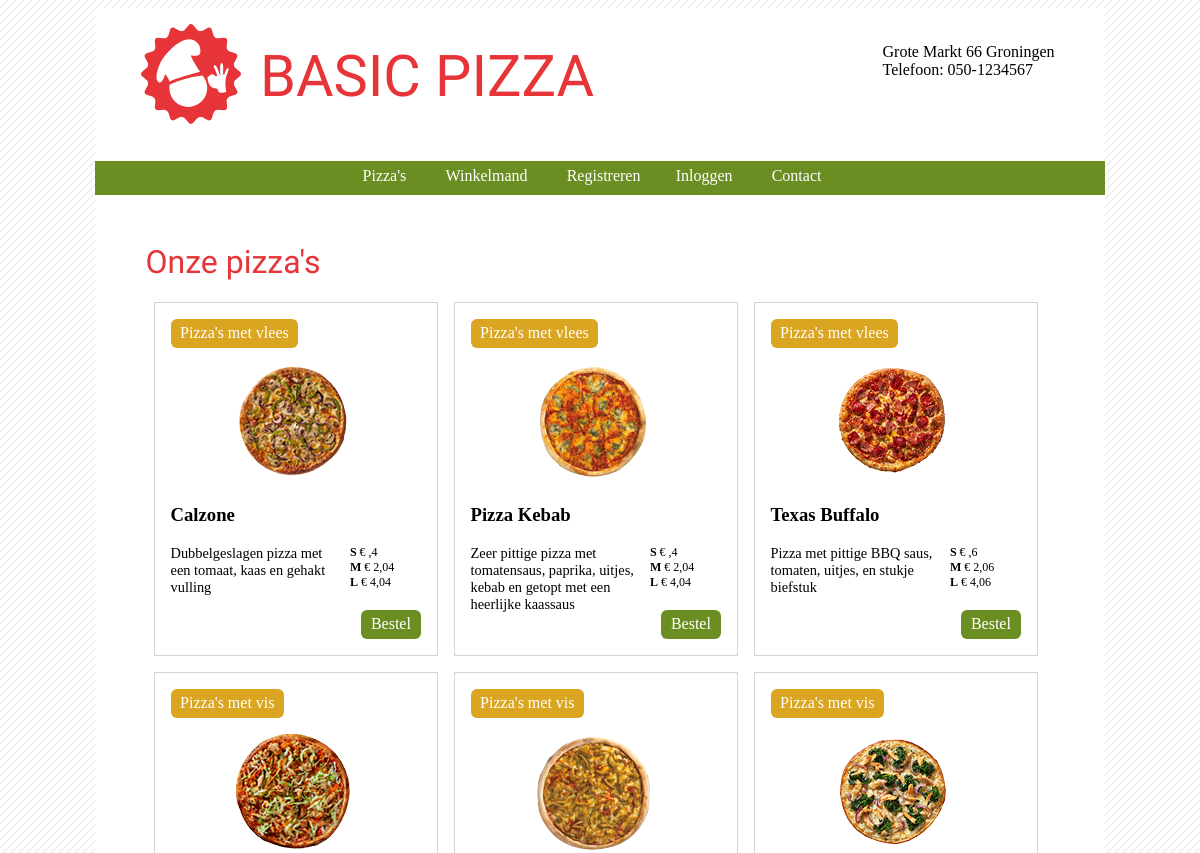
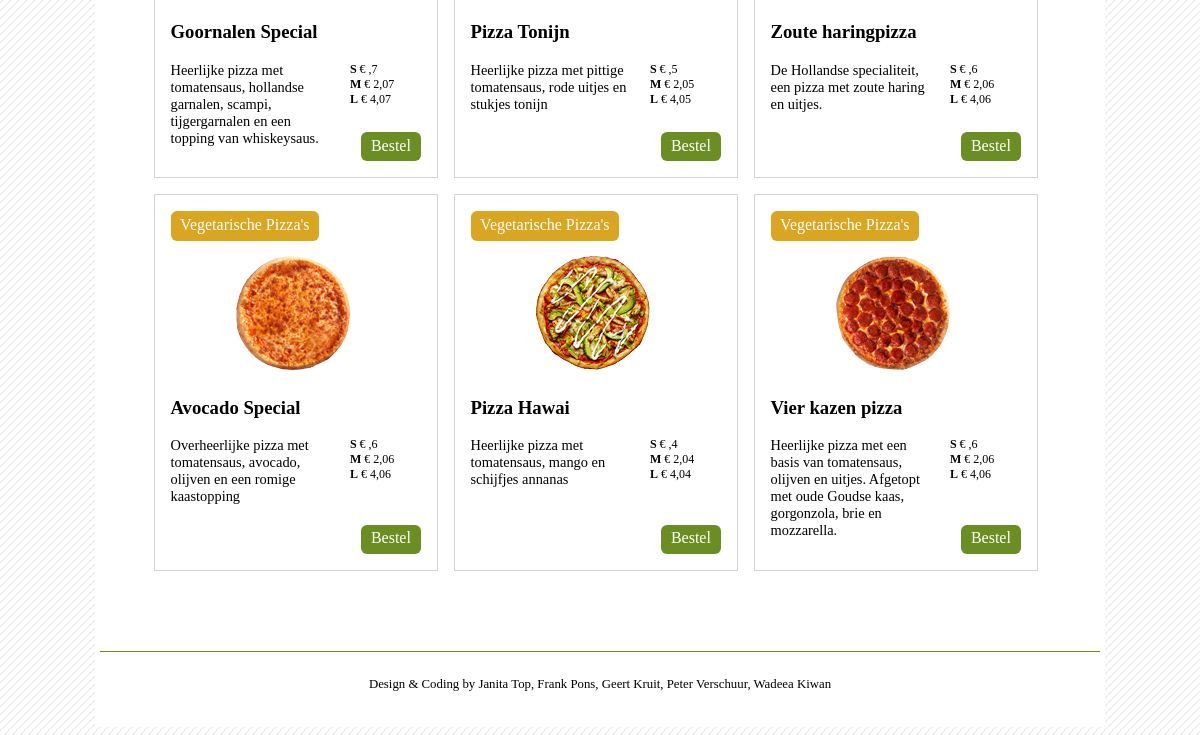
Before: / with the older database file (2 pictures, top to bottom).
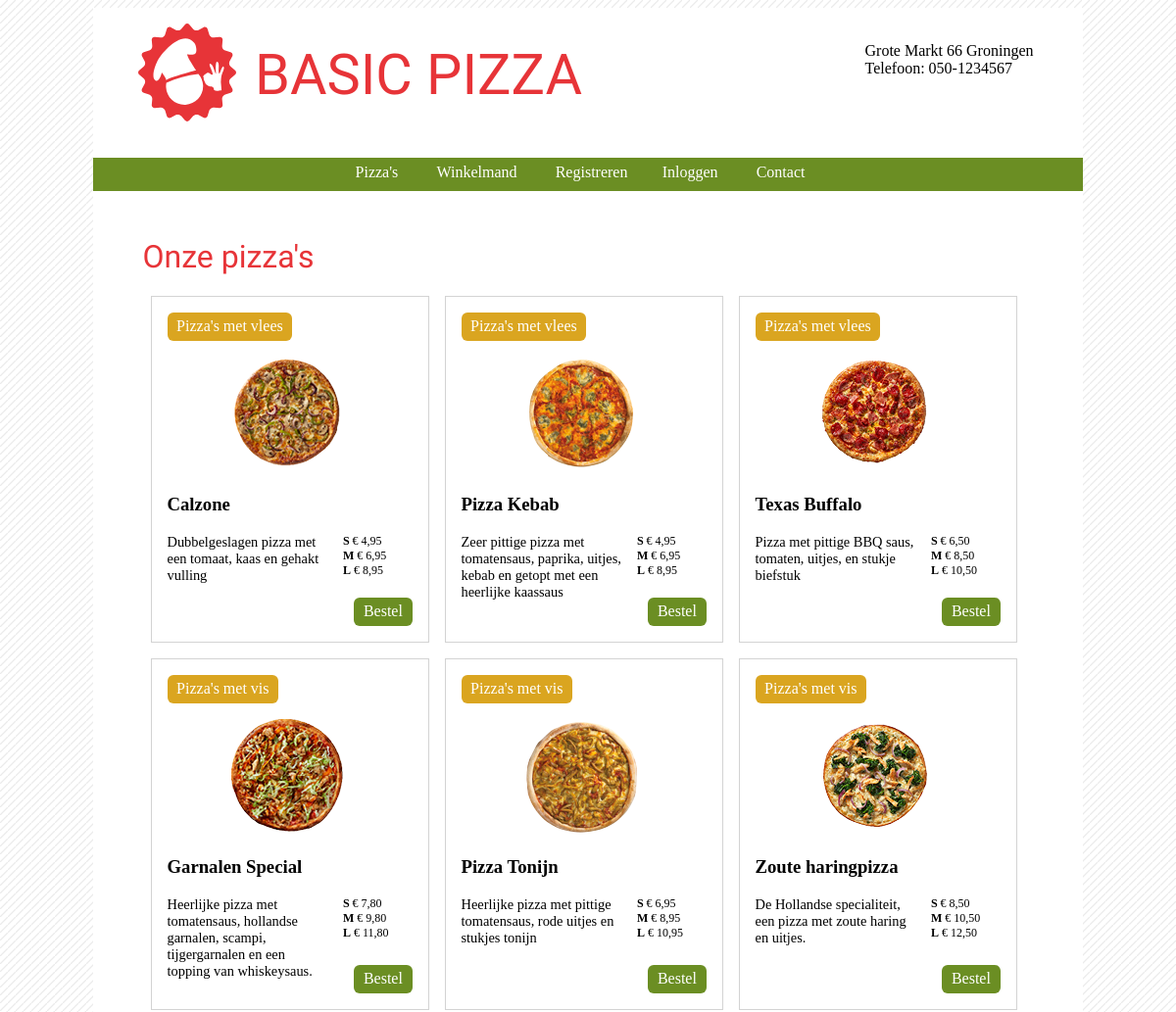
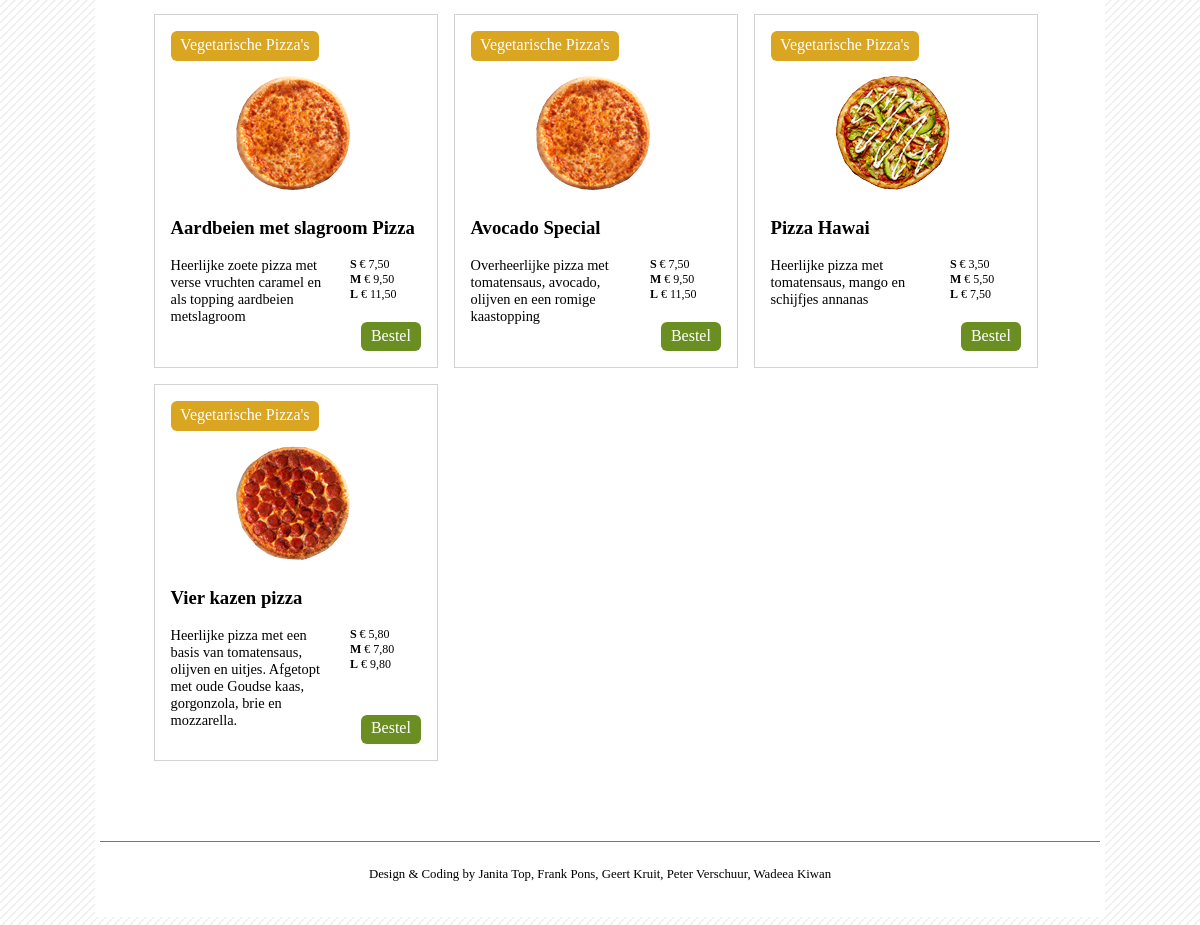
After: the same page with the newer database file (2 pictures, top to bottom).
### tables this page shows
CREATE TABLE `producten` (
  `product_id` int(11) NOT NULL,
  `naam` varchar(80) NOT NULL,
  `omschrijving` text NOT NULL,
  `prijs` smallint(6) NOT NULL,
  `categorie_categorie_id` smallint(6) NOT NULL
);

CREATE TABLE `categorie` (
  `categorie_id` smallint(6) NOT NULL,
  `categorie` varchar(80) NOT NULL
);

### functions/functies.php (called while the page is built, shortened)
<?PHP
	function ShowCash($getal)
	{
		$getal= substr_replace($getal, ',', -2, 0);
		$getal= "&euro;&nbsp;".$getal;
		return $getal;
	}
?>

### pages/pizzas.php (the view, shortened to what this page needs)
<?PHP
	if (!isset($_GET['product_id']))
	{
		$product_id = NULL;
	}
	else
	{
		$product_id = $_GET['product_id'];
	}
if ($i=="add_to_cart" )
	{
	if ($_POST['prod_aantal']!=0)
		{
		if(!isset($_SESSION['product_id']) OR !isset($_SESSION['prod_grootte']) OR !isset($_SESSION['prod_aantal']))
		{
			$_SESSION['product_id']=array();
			$_SESSION['prod_grootte']=array();
			$_SESSION['prod_aantal']=array();
		}
		{
		$al_in_winkelmand = '0';
		foreach ($_SESSION['product_id'] as $key => $value)
		{
			if($value == $product_id AND $_SESSION['prod_grootte'][$key] == $_POST['prod_grootte'] )
			{
				$al_in_winkelmand ++;
			}
		}
		if($al_in_winkelmand > '0')
		{
		foreach ($_SESSION['product_id'] as $key => $value)
		{
			if($value == $product_id AND $_SESSION['prod_grootte'][$key])
			{
				$waarde = $_SESSION['prod_aantal'][$key] + $_POST['prod_aantal'];
				$_SESSION['prod_aantal'][$key] = $waarde;
			}
		}
			echo "<span class='true_warning'>Pizza toegevoegd aan winkelmand</span>";
			echo "<a class='button' href='?p=winkelmand'>Ga naar winkelmand</a>";
			echo "<a class='button' href='?p=pizzas'>Winkel verder</a>";
		}
		else
		{
			array_push($_SESSION['product_id'], $product_id);
			array_push($_SESSION['prod_aantal'], $_POST['prod_aantal']);
			array_push($_SESSION['prod_grootte'], $_POST['prod_grootte']);
			echo "<p class='true_warning' >Pizza toegevoegd aan winkelmand.</p>";
			echo "<a class='button' href='?p=winkelmand'>Ga naar winkelmand</a>";
			echo "<a class='button' href='?p=pizzas'>Winkel verder</a>";
		}
		}
	}
	else
	{
	echo "<p class='true_warning' >GEEN Pizza toegevoegd aan winkelmand.</p>";
	echo "<a class='button' href='?p=winkelmand'>Ga naar winkelmand</a>";
	echo "<a class='button' href='?p=pizzas'>Winkel verder</a>";
	}
	}
	else
	{
?>
<h1>Onze pizza's</h1>
<div class="pizzas">
	<?PHP
		$sql_select_cat= mysql_query(" select categorie_id from categorie");
		WHILE ($row_cat= mysql_fetch_array($sql_select_cat))
		{
			$sql_select_prod= mysql_query("
				SELECT product_id, naam, omschrijving, prijs, categorie.categorie
				FROM producten
				JOIN categorie ON (producten.categorie_categorie_id=categorie.categorie_id)
				WHERE categorie.categorie_id = ".$row_cat['categorie_id']."
				ORDER BY naam ASC
				");
			WHILE ($row_prod= mysql_fetch_array($sql_select_prod))
			{
			?>
            <section>
	            <?PHP echo '<img src="img/prd/'.substr($row_prod['product_id'], -1).'.png">'; ?>
	            <span class="categorie">
	            	<?PHP echo $row_prod['categorie']; ?>
	            </span>
	            <?PHP echo '<h3>'.$row_prod['naam'].'</h3><p>'.$row_prod['omschrijving']."</p>";
				?>
	        	<span class="prijs">
	            	<?PHP echo "<span>S</span> ".ShowCash($row_prod['prijs'])."<br>";?>
					<?PHP echo "<span>M</span> ".ShowCash($row_prod['prijs']+200)."<br>";?>
					<?PHP echo "<span>L</span> ".ShowCash($row_prod['prijs']+400)."<br>";?>
	            </span>
	            <a class="bestel" href="?p=<?PHP echo $p?>&i=bestel_prod&product_id=<?PHP echo $row_prod['product_id']?>">Bestel</a>
            </section>
<?PHP
			}
		}
?>
</div>
<?PHP
	}
?>

### index.php (shortened to what this page needs)
<?PHP
	include 'functions/functies.php';
	if (!isset($_GET['p']))
	{
		$p = NULL;
	}
	else
	{
		$p = $_GET['p'];
	}
	if (!isset($_GET['i']))
	{
		$i = NULL;
	}
	else
	{
		$i = $_GET['i'];
	}
?>
<!DOCTYPE html>
<head>
	<link rel="stylesheet" type="text/css" href="css/main.css" media="screen" />
</head>
<body>
<div class="wrapper">
	<header>
		<a href='?p=pizzas' title="Ga naar home"><h1>Basic Pizza</h1></a>
		<div><span>Grote Markt 66 Groningen</span><span>Telefoon: 050-1234567</span></div>
		<nav>
			<ul>
				<li><a href='?p=pizzas'>Pizza's</a></li>
				<li><a href='?p=winkelmand'>Winkelmand</a></li>
				<?PHP
					if (isset($_SESSION['loggedin']))
					{
						echo "<li><a href='?p=bestellingen'>Bestellingen</a></li>";
						echo "<li><a href='?p=profile'>Profiel</a></li>";
						echo "<li><a href='?p=logout'>Uitloggen</a></li>";
					}
					else
					{
						echo "<li><a href='?p=register'>Registreren</a></li>";
						echo "<li><a href='?p=login'>Inloggen</a></li>";
					}
				?>
				<li><a href='?p=contact'>Contact</a></li>
			</ul>
		</nav>
	</header>
	<main>
		<?PHP
		if($p == "login")
		{
			include 'login/login.php';
		}
		elseif($p == "logout")
		{
			include 'login/logout.php';
		}
		elseif($p == "register")
		{
			include 'login/register.php';
		}
		elseif($p == "profile")
		{
			include 'login/profile.php';
		}
		elseif($p == "pizzas" or $p == "")
		{
			include 'pages/pizzas.php';
		}
		elseif($p == "winkelmand")
		{
			include 'pages/winkelmand.php';
		}
		elseif($p == "contact")
		{
			include 'pages/contact.php';
		}
		elseif($p == "bestellingen")
		{
			include 'pages/bestellingen.php';
		}
		?>
	</main>
	<footer>
		<span class="makers">Design &amp; Coding by Janita Top, Frank Pons, Geert Kruit, Peter Verschuur, Wadeea Kiwan</span>
	</footer>
</div>
</body>
</html>

### css/main.css (style rules this page uses)
h1, h2 { color: #E73438; font-family: 'Changa One', cursive; font-weight: normal; }
h1 { margin-top: 1.5em; }
body { background: #fff url('../img/bg.png') 0 0 repeat; color: #000000; text-decoration: none; font-family: Verdana; font-size: 100%; }
.wrapper { margin: 0 auto; width:100%; max-width: 1010px; background: #fff; padding:0; }
header { background: transparent url('../img/logo2.svg') 5% 1em no-repeat; background-size: auto 100px; position: relative; }
header a { text-decoration: none; }
header h1 { padding:5px 0 35px 165px; margin: 0; font-size: 3.6em; text-transform:uppercase; max-width: 4em; }
@media (min-width: 750px) { header h1 { max-width: 100%; padding-top:35px; } }
header > div { position: relative; padding-left: 1em; }
header span { display: block; }
@media (min-width: 600px) { header > div { position: absolute; top:35px; right:5%; } }
main { min-height: 5em; height: 100%; position: relative; padding: 0 5% 4em 5%; }
nav { width:100%; min-height: 2em; margin-top: 1em; background: olivedrab; position: relative; }
nav ul { width:100%; margin:0 auto; padding-left: 0; }
nav ul li { display: inline-block; list-style: none; margin-right: 1em; min-height: 2.1em; width: 100%; position: relative; }
@media (min-width: 600px) { nav ul { text-align: center; } }
@media (min-width: 600px) { nav ul li { width: auto; } }
nav a { text-decoration: none; color:white; padding: .4em .6em; display: inline-block; }
.pizzas { display: flex; flex-wrap: wrap; justify-content: left; }
.pizzas section { flex: 0 1 250px; min-height: 20em; padding: 1em; margin: 0 .5em 1em .5em; border: 1px solid lightgray; position: relative; }
.pizzas section img { width:120px; padding: 17% 0 0 25%; }
.pizzas section p { display: inline-block; float: left; width: 66%; margin-top: 0; font-size: 90%; padding-right: 1em; }
.pizzas section span.categorie { display: block; position: absolute; top:1em; left:1em; width: auto; padding: .3em .6em .4em .6em; border-radius: 6px; background: goldenrod; color: white; font-size: 1em; text-decoration: none; text-align: center; border:none; }
.pizzas section span.prijs { display: inline-block; width: 27%; font-family: Verdana; font-size: 75%; }
.pizzas section span.prijs span { font-weight: bold; }
.pizzas section a.bestel { display: block; position: absolute; bottom: 1em; right: 1em; width: auto; padding: .3em .6em .4em .6em; border-radius: 6px; background: olivedrab; color: white; font-size: 1em; text-decoration: none; text-align: center; border:none; }
footer { clear: both; background: #fff; width: 100%; max-width: 1000px; height: 50px; padding-top: 2em; margin: 0 auto; text-align: center; font-size: .8em; border-top: 1px solid olivedrab; }

Changed rows visible on the page:
changed producten "Calzone": prijs "€ ,4" → "€ 4,95"; ShowCash($row_prod['prijs']+200) "€ 2,04" → "€ 6,95"; ShowCash($row_prod['prijs']+400) "€ 4,04" → "€ 8,95"
changed producten "Pizza Kebab": prijs "€ ,4" → "€ 4,95"; ShowCash($row_prod['prijs']+200) "€ 2,04" → "€ 6,95"; ShowCash($row_prod['prijs']+400) "€ 4,04" → "€ 8,95"
changed producten "Texas Buffalo": prijs "€ ,6" → "€ 6,50"; ShowCash($row_prod['prijs']+200) "€ 2,06" → "€ 8,50"; ShowCash($row_prod['prijs']+400) "€ 4,06" → "€ 10,50"
changed producten: naam "Goornalen Special" → "Garnalen Special"; prijs "€ ,7" → "€ 7,80"; ShowCash($row_prod['prijs']+200) "€ 2,07" → "€ 9,80"; ShowCash($row_prod['prijs']+400) "€ 4,07" → "€ 11,80"
changed producten "Pizza Tonijn": prijs "€ ,5" → "€ 6,95"; ShowCash($row_prod['prijs']+200) "€ 2,05" → "€ 8,95"; ShowCash($row_prod['prijs']+400) "€ 4,05" → "€ 10,95"
changed producten "Zoute haringpizza": prijs "€ ,6" → "€ 8,50"; ShowCash($row_prod['prijs']+200) "€ 2,06" → "€ 10,50"; ShowCash($row_prod['prijs']+400) "€ 4,06" → "€ 12,50"
added producten: categorie.categorie "Vegetarische Pizza's", naam "Aardbeien met slagroom Pizza", omschrijving "Heerlijke zoete pizza met verse vruchten caramel en als topping aardbeien metslagroom", prijs "€ 7,50", ShowCash($row_prod['prijs']+200) "€ 9,50", ShowCash($row_prod['prijs']+400) "€ 11,50", shown under categorie (number 3 of 3 on the later page)
changed producten "Avocado Special": prijs "€ ,6" → "€ 7,50"; ShowCash($row_prod['prijs']+200) "€ 2,06" → "€ 9,50"; ShowCash($row_prod['prijs']+400) "€ 4,06" → "€ 11,50"
changed producten "Pizza Hawai": prijs "€ ,4" → "€ 3,50"; ShowCash($row_prod['prijs']+200) "€ 2,04" → "€ 5,50"; ShowCash($row_prod['prijs']+400) "€ 4,04" → "€ 7,50"
changed producten "Vier kazen pizza": prijs "€ ,6" → "€ 5,80"; ShowCash($row_prod['prijs']+200) "€ 2,06" → "€ 7,80"; ShowCash($row_prod['prijs']+400) "€ 4,06" → "€ 9,80"
